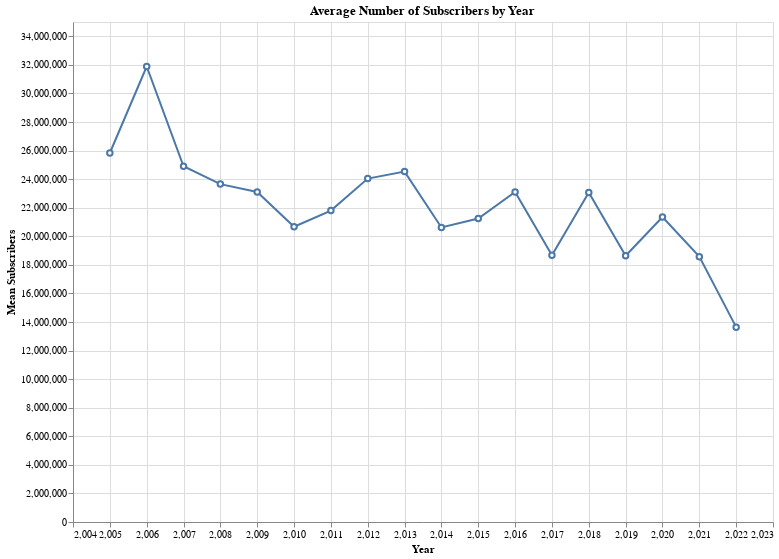

Here is the notebook cell this chart was saved with:
### Code cell
data_year_sub = data_youtube.groupby('created_year')['subscribers'].mean().reset_index()
data_year_sub = data_year_sub.drop(data_year_sub[data_year_sub['created_year'] < 2004].index)


alt.Chart(data_year_sub).mark_line(point=alt.OverlayMarkDef(filled=False, fill="white")).encode(
    x=alt.X('created_year', title='Year', scale=alt.Scale(domain=[2004, 2023])),
    y=alt.Y('subscribers', title='Mean Subscribers'),
    tooltip=[
        alt.Tooltip('created_year', title='Year'),
        alt.Tooltip('subscribers', title='Mean Subscribers')
    ]
).properties(
    title='Average Number of Subscribers by Year',
    height=500,
    width=700
)

### Figure 1 — Vega-Lite specification as saved in the notebook (floating-point values rounded to 4 significant figures)
{"config": {"view": {"continuousWidth": 300, "continuousHeight": 300}}, "data": {"name": "data-80f0f1de1616646834f24cef512cb3f0"}, "mark": {"type": "line", "point": {"fill": "white", "filled": false}}, "encoding": {"tooltip": [{"field": "created_year", "title": "Year", "type": "quantitative"}, {"field": "subscribers", "title": "Mean Subscribers", "type": "quantitative"}], "x": {"field": "created_year", "scale": {"domain": [2004, 2023]}, "title": "Year", "type": "quantitative"}, "y": {"field": "subscribers", "title": "Mean Subscribers", "type": "quantitative"}}, "height": 500, "title": "Average Number of Subscribers by Year", "width": 700, "$schema": "https://vega.github.io/schema/vega-lite/v5.20.1.json", "datasets": {"data-80f0f1de1616646834f24cef512cb3f0": [{"created_year": 2005.0, "subscribers": 25830000.0}, {"created_year": 2006.0, "subscribers": 31880000.0}, {"created_year": 2007.0, "subscribers": 24900000.0}, {"created_year": 2008.0, "subscribers": 23650000.0}, {"created_year": 2009.0, "subscribers": 23110000.0}, {"created_year": 2010.0, "subscribers": 20670000.0}, {"created_year": 2011.0, "subscribers": 21800000.0}, {"created_year": 2012.0, "subscribers": 24040000.0}, {"created_year": 2013.0, "subscribers": 24530000.0}, {"created_year": 2014.0, "subscribers": 20620000.0}, {"created_year": 2015.0, "subscribers": 21250000.0}, {"created_year": 2016.0, "subscribers": 23100000.0}, {"created_year": 2017.0, "subscribers": 18670000.0}, {"created_year": 2018.0, "subscribers": 23060000.0}, {"created_year": 2019.0, "subscribers": 18640000.0}, {"created_year": 2020.0, "subscribers": 21350000.0}, {"created_year": 2021.0, "subscribers": 18570000.0}, {"created_year": 2022.0, "subscribers": 13640000.0}]}}
